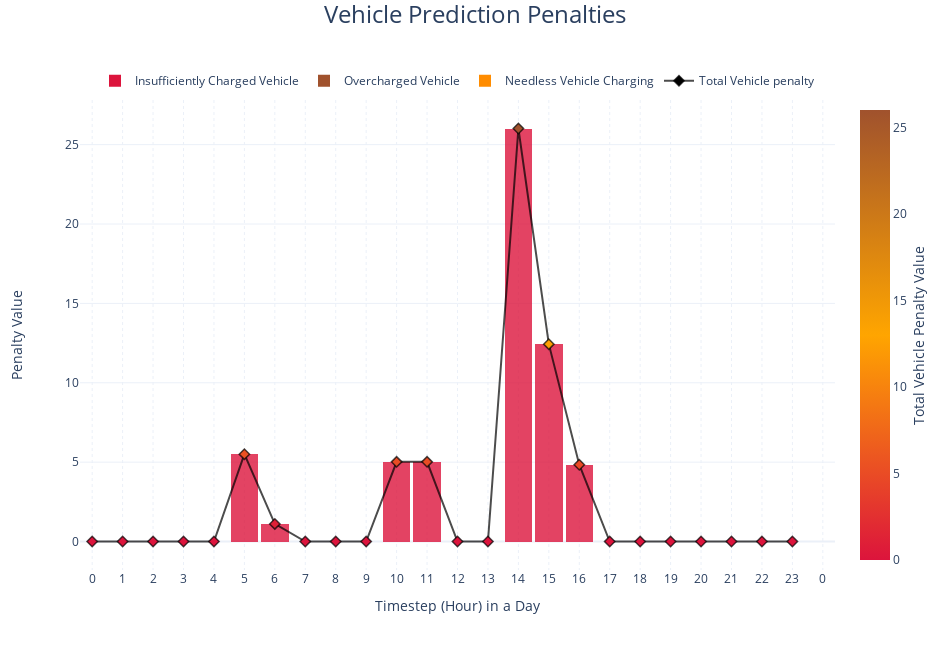

Here is the notebook cell this chart was saved with:
### Markdown cell above
#### Vehicle Prediction Penalties per Type

### Code cell
subplot_fig = go.Figure()

pen1 = penalties['Insufficiently Charged Vehicle Penalty']
pen2 = penalties['Overcharged Vehicle Penalty']
pen3 = penalties['Needless Vehicle Charging Penalty']

subplot_fig.add_bar(y=pen1, showlegend=True, yaxis='y', width=0.9,
                    marker=dict(color='crimson', opacity=0.8, line_width=0), name='Insufficiently Charged Vehicle')
subplot_fig.add_bar(y=pen2, showlegend=True, yaxis='y', width=0.9,
                    marker=dict(color='sienna', opacity=0.8, line_width=0), name='Overcharged Vehicle')
subplot_fig.add_bar(y=pen3, showlegend=True, yaxis='y', width=0.9,
                    marker=dict(color='darkorange', opacity=0.8, line_width=0), name='Needless Vehicle Charging')

pevpenalties = penalties['Total Vehicle Penalty']
subplot_fig.add_scatter(x=penalties.index, y=pevpenalties, line_shape='linear', name='Total Vehicle penalty', mode='lines+markers',
                        marker=dict(size=8, symbol='diamond', line=dict(width=1.5), color=pevpenalties, coloraxis='coloraxis'), line=dict(color='rgba(0,0,0,0.7)', width=2),
                        showlegend=True, yaxis='y', legendgroup='Total Vehicle Penalty')

subplot_fig.add_annotation(x=-0.1, y=0.5, text="Penalty Value", xanchor='left', yanchor='middle', textangle=-90, xref="paper", yref="paper", font_size=14, showarrow=False)
subplot_fig.add_annotation(x=0.5, y=-0.1, text="Timestep (Hour) in a Day", textangle=0, xref="paper", yref="paper", font_size=14, showarrow=False)

max_timestep = int(initial_training_data.Departure.max() + 1)
subplot_fig.update_layout(title="Vehicle Prediction Penalties",
                          yaxis=dict(title=''))
subplot_fig.update_xaxes(tickformat='', griddash="dot", title='', range=[-0.4, 24.4],
                         tickvals=[i for i in range(max_timestep)],
                         ticktext=[str(i%24) for i in range(max_timestep)])

# For plot export: w(1280)xh(720), w(1920)xh(1080)
# For better overview in jupyter: w(850)xh(650)
plot_width = 950
plot_height = 650

subplot_fig.update_yaxes(nticks=6, dtick=0.2)
subplot_fig.update_layout(height=plot_height, width=plot_width, title=dict(xanchor="center", x=0.5, font_size=24, y=0.99), 
                          showlegend=True, coloraxis=dict(colorscale=[[0, 'crimson'], [0.5, 'orange'], [1, 'sienna']], 
                                                          colorbar=dict(title=dict(text='Total Vehicle Penalty Value', side='right'))), barmode='stack',
                          legend=dict(x=0.5, orientation='h', yanchor='bottom', entrywidth=0, y=1.01, xanchor='center'), scattermode='overlay',
                          yaxis=dict(tickformat=" ,.2~g", dtick=5, type='linear'))


subplot_fig.show()

del max_timestep, plot_width, plot_height

### Figure 1 — Plotly figure (JSON) as saved in the notebook; plotly's stock layout.template omitted (floating-point values rounded to 4 significant figures)
{"data": [{"marker": {"color": "crimson", "line": {"width": 0}, "opacity": 0.8}, "name": "Insufficiently Charged Vehicle", "showlegend": true, "type": "bar", "width": 0.9, "y": [0, 0, 0, 0, 0, 5.5, 1.107, 0, 0, 0, 5.017, 5.017, 0, 0, 26.02, 12.43, 4.837, 0, 0, 0, 0, 0, 0, 0], "yaxis": "y"}, {"marker": {"color": "sienna", "line": {"width": 0}, "opacity": 0.8}, "name": "Overcharged Vehicle", "showlegend": true, "type": "bar", "width": 0.9, "y": [0, 0, 0, 0, 0, 0, 0, 0, 0, 0, 0, 0, 0, 0, 0, 0, 0, 0, 0, 0, 0, 0, 0, 0], "yaxis": "y"}, {"marker": {"color": "darkorange", "line": {"width": 0}, "opacity": 0.8}, "name": "Needless Vehicle Charging", "showlegend": true, "type": "bar", "width": 0.9, "y": [0, 0, 0, 0, 0, 0, 0, 0, 0, 0, 0, 0, 0, 0, 0, 0, 0, 0, 0, 0, 0, 0, 0, 0], "yaxis": "y"}, {"legendgroup": "Total Vehicle Penalty", "line": {"color": "rgba(0,0,0,0.7)", "shape": "linear", "width": 2}, "marker": {"color": [0, 0, 0, 0, 0, 5.5, 1.107, 0, 0, 0, 5.017, 5.017, 0, 0, 26.02, 12.43, 4.837, 0, 0, 0, 0, 0, 0, 0], "coloraxis": "coloraxis", "line": {"width": 1.5}, "size": 8, "symbol": "diamond"}, "mode": "lines+markers", "name": "Total Vehicle penalty", "showlegend": true, "type": "scatter", "x": [0, 1, 2, 3, 4, 5, 6, 7, 8, 9, 10, 11, 12, 13, 14, 15, 16, 17, 18, 19, 20, 21, 22, 23], "y": [0, 0, 0, 0, 0, 5.5, 1.107, 0, 0, 0, 5.017, 5.017, 0, 0, 26.02, 12.43, 4.837, 0, 0, 0, 0, 0, 0, 0], "yaxis": "y"}], "layout": {"annotations": [{"font": {"size": 14}, "showarrow": false, "text": "Penalty Value", "textangle": -90, "x": -0.1, "xanchor": "left", "xref": "paper", "y": 0.5, "yanchor": "middle", "yref": "paper"}, {"font": {"size": 14}, "showarrow": false, "text": "Timestep (Hour) in a Day", "textangle": 0, "x": 0.5, "xref": "paper", "y": -0.1, "yref": "paper"}], "barmode": "stack", "coloraxis": {"colorbar": {"title": {"side": "right", "text": "Total Vehicle Penalty Value"}}, "colorscale": [[0, "crimson"], [0.5, "orange"], [1, "sienna"]]}, "height": 650, "legend": {"entrywidth": 0, "orientation": "h", "x": 0.5, "xanchor": "center", "y": 1.01, "yanchor": "bottom"}, "scattermode": "overlay", "showlegend": true, "title": {"font": {"size": 24}, "text": "Vehicle Prediction Penalties", "x": 0.5, "xanchor": "center", "y": 0.99}, "width": 950, "xaxis": {"griddash": "dot", "range": [-0.4, 24.4], "tickformat": "", "ticktext": ["0", "1", "2", "3", "4", "5", "6", "7", "8", "9", "10", "11", "12", "13", "14", "15", "16", "17", "18", "19", "20", "21", "22", "23", "0", "1", "2", "3"], "tickvals": [0, 1, 2, 3, 4, 5, 6, 7, 8, 9, 10, 11, 12, 13, 14, 15, 16, 17, 18, 19, 20, 21, 22, 23, 24, 25, 26, 27], "title": {"text": ""}}, "yaxis": {"dtick": 5, "nticks": 6, "tickformat": " ,.2~g", "title": {"text": ""}, "type": "linear"}}}
